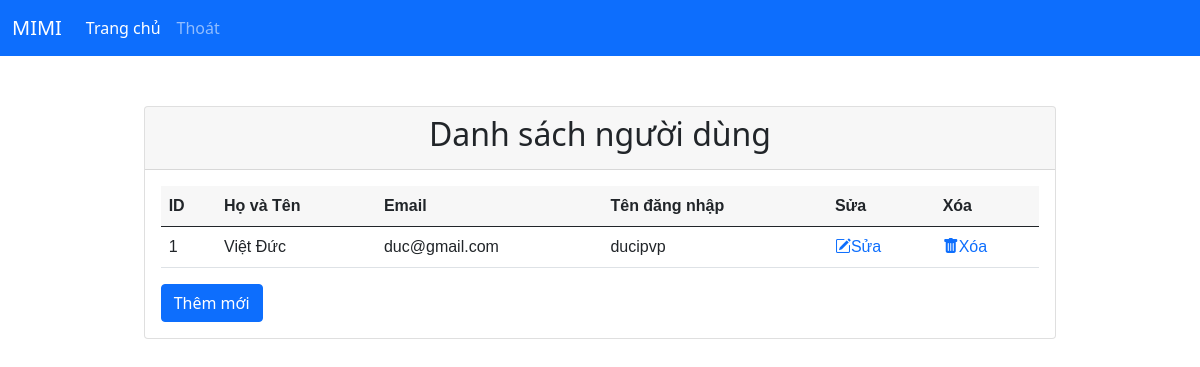
Page /admin/admin/manage-member (signed in) on the committed database.
### tables this page shows
CREATE TABLE `nguoidung` (
  `Id` int(11) NOT NULL,
  `HoTen` varchar(99) NOT NULL,
  `Email` varchar(99) NOT NULL,
  `TenDangNhap` text NOT NULL,
  `MatKhau` text NOT NULL
);

### admin/admin/manage-member/index.php (the view, shortened to what this page needs)
<!doctype html>
<html lang="en">
<head>
    <link href="https://cdn.jsdelivr.net/npm/bootstrap@5.0.2/dist/css/bootstrap.min.css" rel="stylesheet">
    <link rel="stylesheet" href="https://cdn.jsdelivr.net/npm/bootstrap-icons@1.6.0/font/bootstrap-icons.css">
    <link rel="stylesheet" href="../css/style.css">
</head>
<body>
    <?php include('../bridge/check-login-admin.php');
    include('../bridge/menu.php');
    ?>
    <div class="container-fluid"  style="padding: 50px">
        <div class="row">
            <div class="col-md-1"></div>
            <div class="col-md-10">
                <div class="card">
                    <div class="card-header">
                        <h2>Danh sách người dùng</h2>
                    </div>
                    <div class="card-body">
                        <table class="table">
                            <thead class="thead-dark">
                                <tr>
                                    <th>ID </th>
                                    <th>Họ và Tên</th>
                                    <th>Email</th>
                                    <th>Tên đăng nhập</th>
                                    <th>Sửa</th>
                                    <th>Xóa</th>
                                </tr>
                            </thead>
                            <tbody>
                                <?php
                                include('../config/connect.php');
                                $sql = "SELECT * FROM nguoidung";
                                $result = mysqli_query($conn, $sql);
                                if (mysqli_num_rows($result) > 0) {
                                    while ($row = mysqli_fetch_assoc($result)) { ?>
                                        <tr>
                                            <td><?php echo $row['Id'] ?></td>
                                            <td><?php echo $row['HoTen'] ?></td>
                                            <td><?php echo $row['Email'] ?></td>
                                            <td><?php echo $row['TenDangNhap'] ?></td>
                                            <td><a style="text-decoration: none" href="update-member.php?id=<?php echo $row['Id']; ?>"><i class="bi bi-pencil-square"></i>Sửa</a></td>
                                            <td><a onclick="return Del('<?php echo $row['HoTen']; ?>')" style="text-decoration: none" href="delete-member.php?id=<?php echo $row['Id']; ?>"><i class="bi bi-trash-fill"></i>Xóa</a></td>
                                        </tr>
                                <?php    }
                                } else {
                                    echo "0 results";
                                }
                                ?>
                            </tbody>
                        </table>
                        <a class="btn btn-primary" href="add-member.php">Thêm mới</a>
                    </div>
                </div>
            </div>
            <div class="col-md-1"></div>
        </div>
    </div>
</body>
</html>

### admin/css/style.css (style rules this page uses)
* { margin: 0px; padding: 0px; }
.card-header { text-align: center; }
table { font-family: arial, sans-serif; border-collapse: collapse; width: 100%; }
td,th { border: 1px solid #dddddd; text-align: left; padding: 10px; }
thead { background-color: rgba(0,0,0,.03); }
a { text-decoration: none !important; }

### rows in the picture
nguoidung: Id "1", HoTen "Việt Đức", Email "duc@gmail.com", TenDangNhap "ducipvp"
